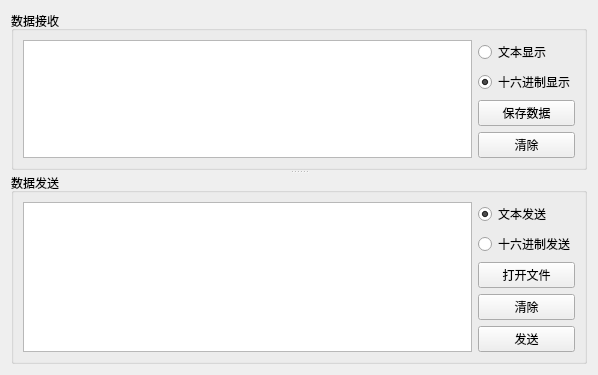
<?xml version="1.0" encoding="UTF-8"?>
<ui version="4.0">
 <class>ComTab</class>
 <widget class="QWidget" name="ComTab">
  <property name="geometry">
   <rect>
    <x>0</x>
    <y>0</y>
    <width>598</width>
    <height>324</height>
   </rect>
  </property>
  <property name="windowTitle">
   <string>Form</string>
  </property>
  <layout class="QHBoxLayout" name="horizontalLayout_3">
   <item>
    <widget class="QSplitter" name="splitter">
     <property name="orientation">
      <enum>Qt::Vertical</enum>
     </property>
     <property name="opaqueResize">
      <bool>true</bool>
     </property>
     <property name="handleWidth">
      <number>3</number>
     </property>
     <property name="childrenCollapsible">
      <bool>true</bool>
     </property>
     <widget class="QGroupBox" name="DataGettedGroupBox">
      <property name="sizePolicy">
       <sizepolicy hsizetype="Expanding" vsizetype="Expanding">
        <horstretch>0</horstretch>
        <verstretch>0</verstretch>
       </sizepolicy>
      </property>
      <property name="title">
       <string>数据接收</string>
      </property>
      <layout class="QHBoxLayout" name="horizontalLayout">
       <item>
        <widget class="QPlainTextEdit" name="DataGetted"/>
       </item>
       <item>
        <layout class="QVBoxLayout" name="verticalLayout_2">
         <item>
          <spacer name="verticalSpacer">
           <property name="orientation">
            <enum>Qt::Vertical</enum>
           </property>
           <property name="sizeHint" stdset="0">
            <size>
             <width>20</width>
             <height>40</height>
            </size>
           </property>
          </spacer>
         </item>
         <item>
          <widget class="QRadioButton" name="GettedTextBnt">
           <property name="text">
            <string>文本显示</string>
           </property>
           <property name="checked">
            <bool>false</bool>
           </property>
          </widget>
         </item>
         <item>
          <widget class="QRadioButton" name="GettedHexBnt">
           <property name="text">
            <string>十六进制显示</string>
           </property>
           <property name="checked">
            <bool>true</bool>
           </property>
          </widget>
         </item>
         <item>
          <widget class="QPushButton" name="SaveDataGettedBnt">
           <property name="text">
            <string>保存数据</string>
           </property>
          </widget>
         </item>
         <item>
          <widget class="QPushButton" name="CleanDataGettedBnt">
           <property name="text">
            <string>清除</string>
           </property>
          </widget>
         </item>
        </layout>
       </item>
      </layout>
     </widget>
     <widget class="QGroupBox" name="DataSendGroupBox">
      <property name="title">
       <string>数据发送</string>
      </property>
      <layout class="QHBoxLayout" name="horizontalLayout_2">
       <item>
        <widget class="QPlainTextEdit" name="DataSend"/>
       </item>
       <item>
        <layout class="QVBoxLayout" name="verticalLayout">
         <item>
          <spacer name="verticalSpacer_2">
           <property name="orientation">
            <enum>Qt::Vertical</enum>
           </property>
           <property name="sizeHint" stdset="0">
            <size>
             <width>20</width>
             <height>40</height>
            </size>
           </property>
          </spacer>
         </item>
         <item>
          <widget class="QRadioButton" name="SendTextBnt">
           <property name="text">
            <string>文本发送</string>
           </property>
           <property name="checked">
            <bool>true</bool>
           </property>
          </widget>
         </item>
         <item>
          <widget class="QRadioButton" name="SendHexBnt">
           <property name="text">
            <string>十六进制发送</string>
           </property>
          </widget>
         </item>
         <item>
          <widget class="QPushButton" name="OpenDataBnt">
           <property name="text">
            <string>打开文件</string>
           </property>
          </widget>
         </item>
         <item>
          <widget class="QPushButton" name="CleanDataSendBnt">
           <property name="text">
            <string>清除</string>
           </property>
          </widget>
         </item>
         <item>
          <widget class="QPushButton" name="SendBnt">
           <property name="text">
            <string>发送</string>
           </property>
          </widget>
         </item>
        </layout>
       </item>
      </layout>
     </widget>
    </widget>
   </item>
  </layout>
 </widget>
 <resources/>
 <connections/>
</ui>
